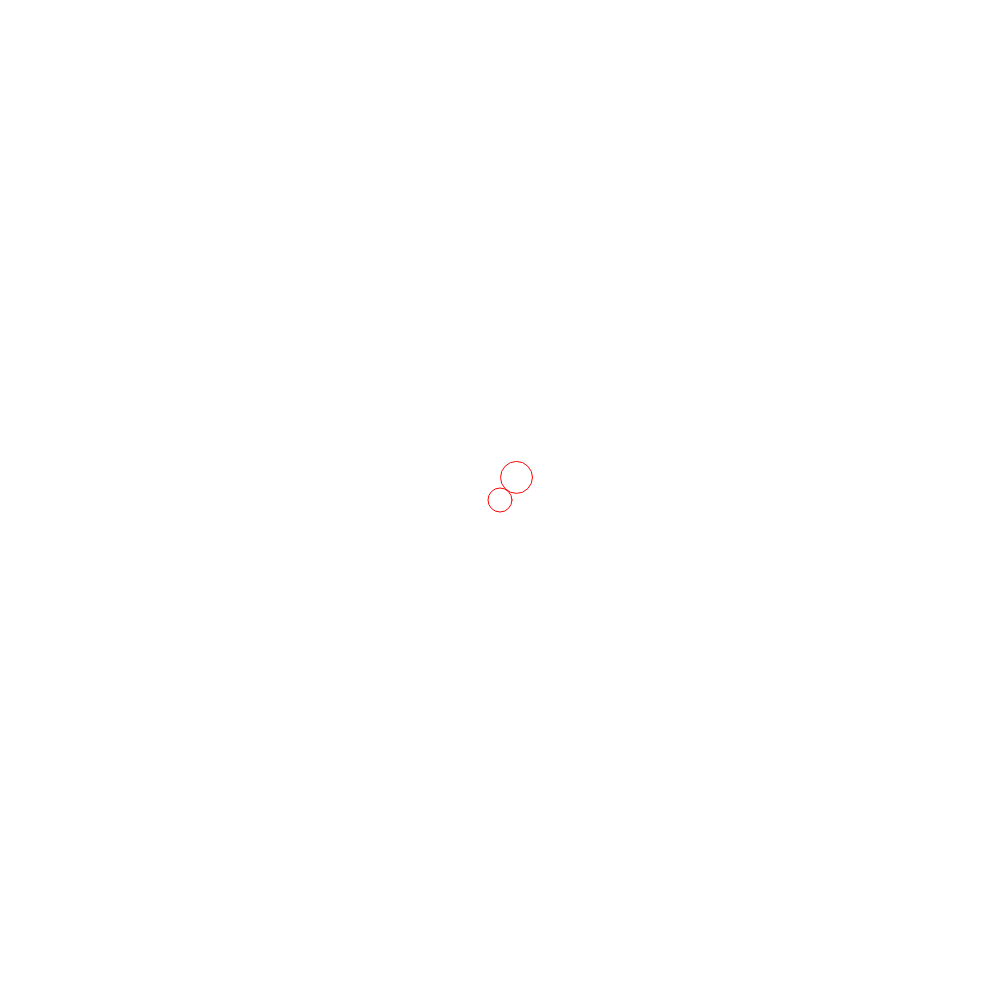
Frame 1 (no input)
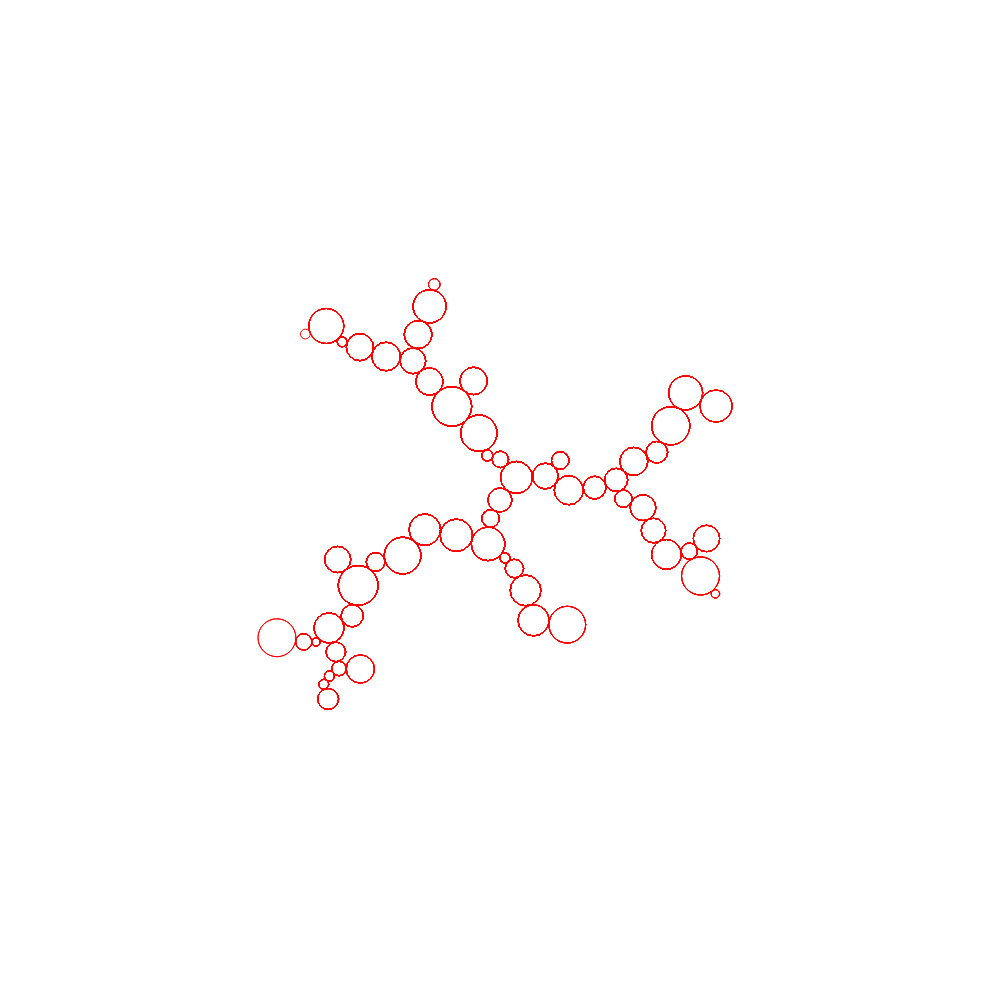
Frame 60 (no input)
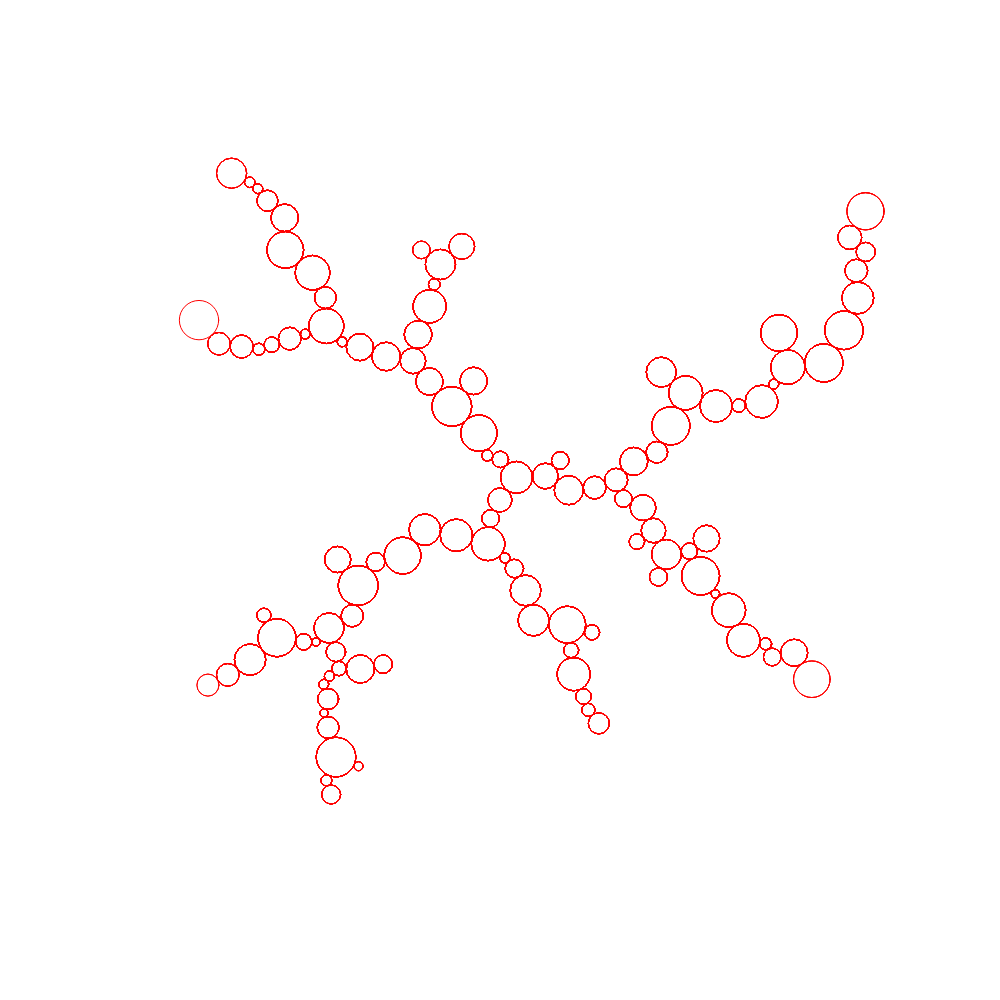
Frame 120 (the mouse pressed at the canvas centre since frame 60)

The p5.js sketch that drew these frames (run headless with seeded random() and noise() and a simulated clock; from frame 60 on, the mouse is pressed at the canvas centre):

// p5.js sketch
// ── sketch.js
let points = [];
let minRadius = 4;
let maxRadius = 20;
function setup() {
    createCanvas(1000, 1000);
    points.push(new Docker(500, 500, 12));
    //noLoop();
}
class Docker {
    constructor(_x, _y, _r) {
        this.position = createVector(_x, _y);
        this.radius = _r;
    }
}
function draw() {
    if (points.length < 500) {
        let tempDocker = new Docker(random(width), random(height), random(minRadius, maxRadius));
        let temp = dock(tempDocker);
        if (temp == null) {
            console.log("Nulled")
        }
        else {
            tempDocker.position.x = temp.newPositionX;
            tempDocker.position.y = temp.newPositionY;
            points.push(tempDocker);
        }
    }
    for (let i = 0; i < points.length; i++) {
        let dockerObject = points[i];
        stroke(255, 0, 0);
        noFill();
        ellipse(dockerObject.position.x, dockerObject.position.y, dockerObject.radius * 2, dockerObject.radius * 2)
    }
}
// At the moment this is not receiving any parameter. Consider using something here
function dock(_dockable) {
    //This is the ball we want to move (latest in Array)
    let currentBall = _dockable;
    fill(0, 220, 0)
        //ellipse(currentBall.position.x, currentBall.position.y, currentBall.radius * 2)
        //console.log(currentBall)
        // This is where we want to dock it to
    let currentPoint = 0;
    let currentDistance = 2000;
    for (let i = 0; i < points.length; i++) {
        let checkDist = dist(currentBall.position.x, currentBall.position.y, points[i].position.x, points[i].position.y) - currentBall.radius - points[i].radius;
        //console.log("Checked Distance is " + checkDist)
        if (checkDist < 0) {
            return null
        }
        if (checkDist < currentDistance) {
            currentDistance = checkDist;
            //console.log(currentDistance);
            //console.log("Current Distance is " + currentDistance + " i is "
            console.log(`Current Distance is ${currentDistance} i is ${i}`)
            currentPoint = i
        }
    }
    //console.log("Current Point is " + currentPoint)
    let dockedBall = points[currentPoint];
    let resultantV = p5.Vector.sub(currentBall.position, dockedBall.position)
    let rHeading = resultantV.heading();
    let rDist = resultantV.mag() - points[currentPoint].radius - _dockable.radius;
    // Here we thake away the calculated distance from the current position
    let newPositionX = currentBall.position.x - cos(rHeading) * rDist;
    let newPositionY = currentBall.position.y - sin(rHeading) * rDist;
    return {
        newPositionX, newPositionY
    };
}
